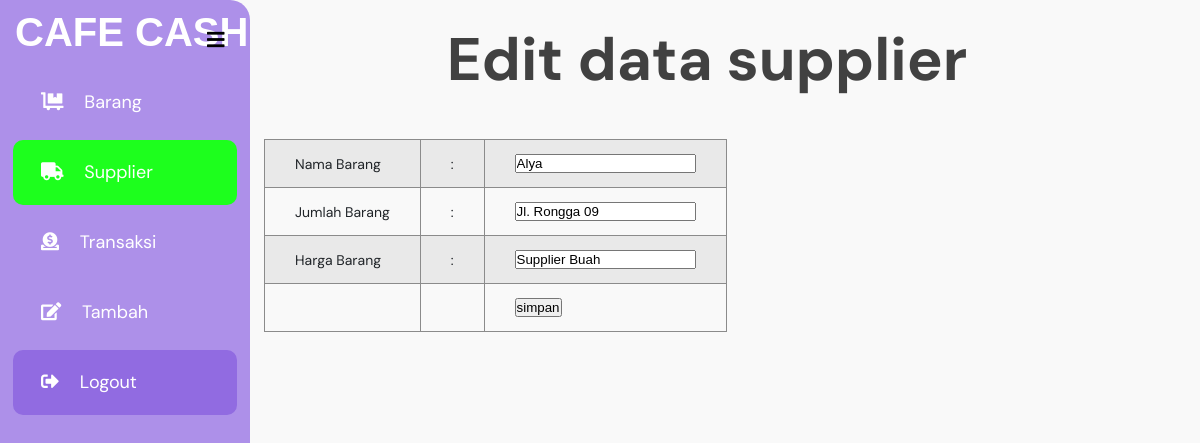
Screenshot of /edit_supplier.php?ID_Supplier=109874 with the database file from the repository.
### tables this page shows
CREATE TABLE `supplier` (
  `ID_Supplier` int(100) NOT NULL,
  `Nama_Supplier` varchar(250) NOT NULL,
  `Alamat` varchar(250) NOT NULL,
  `Keterangan_Supplier` varchar(100) NOT NULL
);

### edit_supplier.php (the view, shortened to what this page needs)
<!DOCTYPE html>
<html lang="en">
<head>
  <link rel="stylesheet" href="css/menuadmin.css" />
  <link rel="stylesheet" href="https://cdnjs.cloudflare.com/ajax/libs/font-awesome/5.14.0/css/all.min.css" />
</head>
<body>
  <?php
  include 'koneksi.php';
  $edit_data = mysqli_query($conn, "SELECT * FROM supplier WHERE ID_Supplier = '" . $_GET['ID_Supplier'] . "'");
  $result = mysqli_fetch_array($edit_data);
  ?>
  <main>
    <label for="check">
      <i class="fas fa-bars" id="btn"></i>
    </label>
    <div class="sidebar">
      <div class="top">CAFE CASH</div>
      <ul>
        <li>
          <a href="barang.php"><i class="fas fa-dolly-flatbed"></i> Barang</a>
        </li>
        <li>
          <a style="background-color: #1dff1d" href="supplier.php"><i class="fas fa-truck"></i> Supplier</a>
        </li>
        <li>
          <a href="transaksi.php"><i class="fas fa-donate"></i> Transaksi</a>
        </li>
        <li>
          <a href="tambah.php"><i class="fas fa-edit"></i> Tambah</a>
        </li>
        <li>
          <a style="background-color: #916be1" href="admin.php"><i class="fas fa-sign-out-alt"></i> Logout</a>
        </li>
      </ul>
    </div>
    <section>
      <h1>Edit data supplier</h1>
      <form action="" method="POST">
        <table>
          <tr>
            <td>Nama Barang</td>
            <td>:</td>
            <td><input type="text" name="Nama_Supplier" placeholder="Nama Barang" value="<?php echo $result['Nama_Supplier'] ?>" required></td>
          </tr>
          <tr>
            <td>Jumlah Barang</td>
            <td>:</td>
            <td><input type="text" name="Alamat" placeholder="Alamat" value="<?php echo $result['Alamat'] ?>" required></td>
          </tr>
          <tr>
            <td>Harga Barang</td>
            <td>:</td>
            <td><input type="text" name="Keterangan_Supplier" placeholder="Keterangan Supplier" value="<?php echo $result['Keterangan_Supplier'] ?>" required></td>
          </tr>
          <tr>
            <td></td>
            <td></td>
            <td><input type="submit" name="simpan" value="simpan"></td>
          </tr>
        </table>
      </form>
    </section>
  </main>
</body>
</html>

### css/menuadmin.css (style rules this page uses)
* { margin: 0; padding: 0; list-style: none; text-decoration: none; }
body { font-family: "DM Sans", sans-serif; font-size: 1rem; color: #212529; -webkit-text-size-adjust: 100%; -webkit-tap-highlight-color: transparent; background-color: #f9f9f9; }
main { display: flex; flex-wrap: nowrap; height: -webkit-fill-availeble; max-height: 100vh; overflow-x: auto; overflow-y: hidden; }
.sidebar { position: fixed; left: 0px; width: 250px; height: 100%; background: #ad90e9; border-radius: 0px 20px 20px 0px; transition: all 0.1s cubic-bezier(0, 0, 0, 0.81); overflow: hidden; }
.sidebar .top { font-family: "ubuntu", sans-serif; font-size: 40px; font-weight: 900; color: #fff; margin-top: 10px; margin-left: 15px; transition: all 0.1s cubic-bezier(0, 0, 0, 0.81); }
ul { margin-top: 15px; }
ul li { margin-top: 5px; padding: 0px 13px; transition: all 0.1s cubic-bezier(0, 0, 0, 0.81); }
.sidebar ul a { display: block; height: 100%; width: 100%; line-height: 65px; font-size: 18px; color: rgb(255, 255, 255); padding-left: 28px; box-sizing: border-box; border-radius: 10px; transition: all 0.4s cubic-bezier(0, 0, 0, 0.81); }
.sidebar ul a i { margin-right: 16px; }
label #btn { fill: #a2a2a2; position: absolute; margin-left: 3px; margin-top: 1px; cursor: pointer; border-radius: 3px; }
label #btn { z-index: 1111; left: 195px; top: 25px; font-size: 20px; color: #000000; padding: 4px 9px; transition: all 0.1s cubic-bezier(0, 0, 0, 0.81); }
section { height: 100vh; width: 100%; transition: all 0.1s; margin-left: -0px; }
section h1 { text-align: center; padding-top: 20px; font-size: 60px; color: #414141; margin-left: 200px; margin-bottom: 40px; }
table { position: relative; margin-left: 250px; margin-top: 20px; border-collapse: collapse; border-radius: 20px; z-index: 10; }
tr, td, th { font-size: 14px; padding: 14px 30px; border: 0.1px solid #8b8b8b; }
tr:nth-child(odd) { background-color: #e9e9e9; }

### rows the page displays
supplier: Nama_Supplier "Alya", Alamat "Jl. Rongga 09", Keterangan_Supplier "Supplier Buah"
